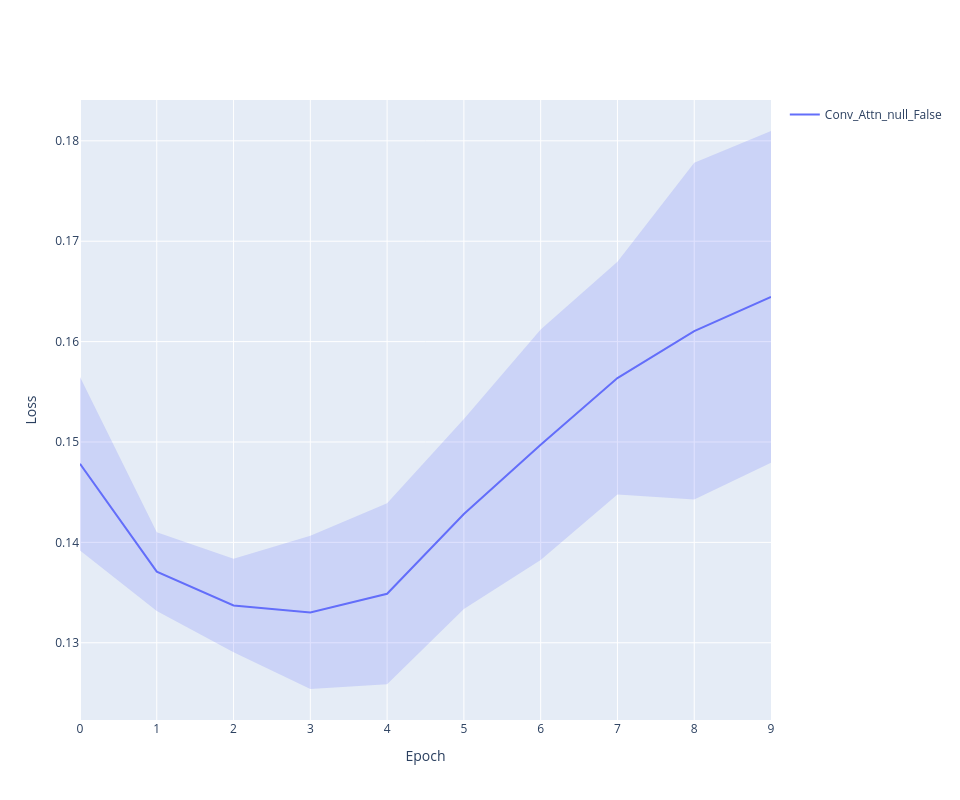

The notebook cell this image was saved under:
### Code cell
line_plot(history, 'loss')

### Figure 1 — Plotly figure (JSON) as saved in the notebook; plotly's stock layout.template omitted (floating-point values rounded to 4 significant figures)
{"data": [{"line": {"color": "#636EFA"}, "mode": "lines", "name": "Conv_Attn_null_False", "type": "scatter", "x": [0, 1, 2, 3, 4, 5, 6, 7, 8, 9], "y": [0.1478, 0.1371, 0.1337, 0.133, 0.1349, 0.1428, 0.1497, 0.1564, 0.161, 0.1645]}, {"line": {"width": 0}, "marker": {"color": "#444"}, "mode": "lines", "showlegend": false, "type": "scatter", "x": [0, 1, 2, 3, 4, 5, 6, 7, 8, 9], "y": [0.1565, 0.141, 0.1384, 0.1407, 0.1439, 0.1523, 0.1612, 0.1679, 0.1778, 0.181]}, {"fill": "tonexty", "fillcolor": "rgba(99, 110, 250,0.2)", "line": {"width": 0}, "marker": {"color": "#444"}, "mode": "lines", "showlegend": false, "type": "scatter", "x": [0, 1, 2, 3, 4, 5, 6, 7, 8, 9], "y": [0.1392, 0.1332, 0.1291, 0.1254, 0.1259, 0.1334, 0.1382, 0.1448, 0.1443, 0.1479]}], "layout": {"height": 800, "width": 960, "xaxis": {"title": {"text": "Epoch"}}, "yaxis": {"title": {"text": "Loss"}}}}
